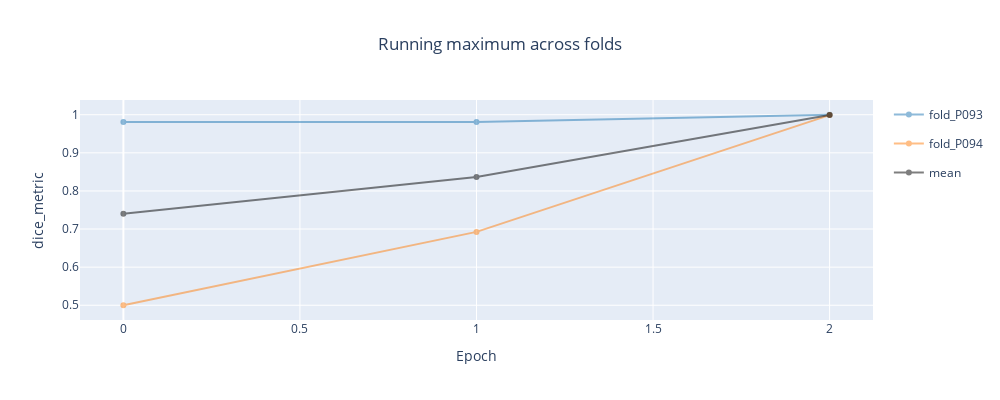

Source (notebook cell):
### Markdown cell above
For each fold, the current maximum for every epoch of the main metric (the checkpoint metric, `validation/checkpoint_metric` in the config).

### Code cell
create_running_metric_plot(df_train)

### Figure 1 — Plotly figure (JSON) as saved in the notebook; plotly's stock layout.template omitted (floating-point values rounded to 4 significant figures)
{"data": [{"legendgroup": "fold_P093", "line": {"color": "rgb(31, 119, 180)", "width": 2}, "marker": {"size": 6}, "mode": "lines+markers", "name": "fold_P093", "opacity": 0.5, "type": "scatter", "x": [0, 1, 2], "y": [0.9808, 0.9808, 1.0]}, {"legendgroup": "fold_P094", "line": {"color": "rgb(255, 127, 14)", "width": 2}, "marker": {"size": 6}, "mode": "lines+markers", "name": "fold_P094", "opacity": 0.5, "type": "scatter", "x": [0, 1, 2], "y": [0.5, 0.6925, 0.9991]}, {"legendgroup": "mean", "line": {"color": "black", "width": 2}, "marker": {"size": 6}, "mode": "lines+markers", "name": "mean", "opacity": 0.5, "type": "scatter", "x": [0, 1, 2], "y": [0.7404, 0.8367, 0.9995]}], "layout": {"height": 400, "title": {"text": "Running maximum across folds", "x": 0.5}, "width": 1000, "xaxis": {"autorange": true, "range": [-0.1231, 2.123], "title": {"text": "Epoch"}, "type": "linear"}, "yaxis": {"autorange": true, "range": [0.4613, 1.039], "title": {"text": "dice_metric"}, "type": "linear"}}}
